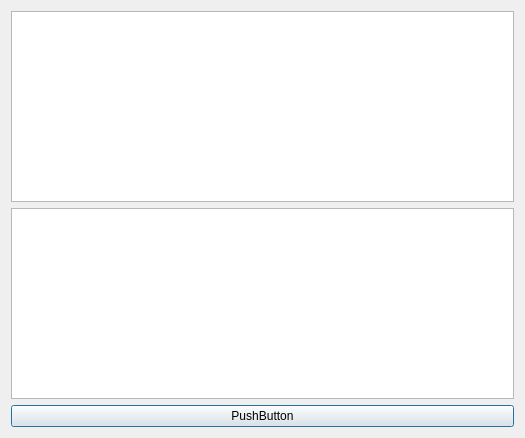
<?xml version="1.0" encoding="UTF-8"?>
<ui version="4.0">
 <class>Dialog</class>
 <widget class="QDialog" name="Dialog">
  <property name="geometry">
   <rect>
    <x>0</x>
    <y>0</y>
    <width>525</width>
    <height>438</height>
   </rect>
  </property>
  <property name="windowTitle">
   <string>Dialog</string>
  </property>
  <layout class="QVBoxLayout" name="verticalLayout_2">
   <item>
    <layout class="QVBoxLayout" name="verticalLayout">
     <item>
      <widget class="QTextBrowser" name="ChatHystory"/>
     </item>
     <item>
      <widget class="QTextEdit" name="MyText"/>
     </item>
    </layout>
   </item>
   <item>
    <widget class="QPushButton" name="messageButton">
     <property name="text">
      <string>PushButton</string>
     </property>
    </widget>
   </item>
  </layout>
 </widget>
 <resources/>
 <connections/>
</ui>
